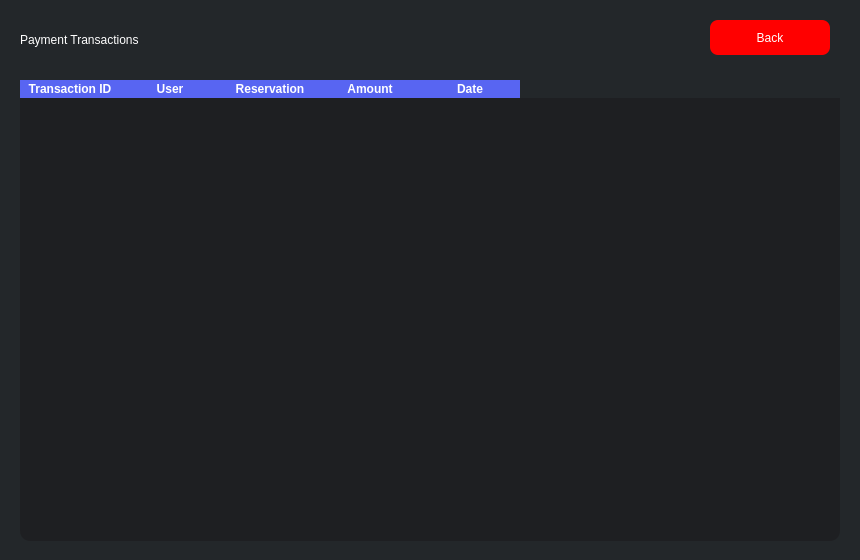
<?xml version="1.0" encoding="UTF-8"?>
<ui version="4.0">
 <class>PaymentTransactions</class>
 <widget class="QWidget" name="PaymentTransactions">
  <property name="geometry">
   <rect>
    <x>0</x>
    <y>0</y>
    <width>860</width>
    <height>560</height>
   </rect>
  </property>
  <property name="styleSheet">
   <string notr="true">background-color: #23272A;</string>
  </property>
  <widget class="QLabel" name="titleLabel">
   <property name="geometry">
    <rect>
     <x>20</x>
     <y>20</y>
     <width>820</width>
     <height>40</height>
    </rect>
   </property>
   <property name="styleSheet">
    <string notr="true">font: 900 18pt &quot;Segoe UI&quot;; color: white;</string>
   </property>
   <property name="text">
    <string>Payment Transactions</string>
   </property>
  </widget>
  <widget class="QTableWidget" name="transactionsTable">
   <property name="geometry">
    <rect>
     <x>20</x>
     <y>80</y>
     <width>820</width>
     <height>461</height>
    </rect>
   </property>
   <property name="styleSheet">
    <string notr="true">
     QTableWidget {
       background-color: #1E1F22;
       color: white;
       gridline-color: #5865F2;
       border-radius: 10px;
     }
     QHeaderView::section {
       background-color: #5865F2;
       color: white;
       font-weight: bold;
       border: none;
     }
    </string>
   </property>
   <property name="rowCount">
    <number>0</number>
   </property>
   <property name="columnCount">
    <number>5</number>
   </property>
   <column>
    <property name="text">
     <string>Transaction ID</string>
    </property>
   </column>
   <column>
    <property name="text">
     <string>User</string>
    </property>
   </column>
   <column>
    <property name="text">
     <string>Reservation</string>
    </property>
   </column>
   <column>
    <property name="text">
     <string>Amount</string>
    </property>
   </column>
   <column>
    <property name="text">
     <string>Date</string>
    </property>
   </column>
  </widget>
  <widget class="QPushButton" name="backButton">
   <property name="geometry">
    <rect>
     <x>710</x>
     <y>20</y>
     <width>120</width>
     <height>35</height>
    </rect>
   </property>
   <property name="styleSheet">
    <string notr="true">
     QPushButton {
       font: 700 10pt &quot;Segoe UI&quot;;
       color: white;
       background-color: rgb(255, 0, 0);
       border-radius: 8px;
     }
     QPushButton:hover {
       background-color: rgb(170, 0, 0);
     }
    </string>
   </property>
   <property name="text">
    <string>Back</string>
   </property>
  </widget>
 </widget>
 <resources/>
 <connections/>
</ui>
